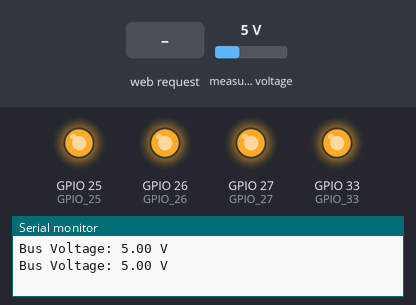
The sketch below on a simulated ESP32. On the bench: output pins drawn as LEDs (lit = HIGH), the last lines printed to the serial monitor. The inputs (shaded band) are chosen by the test bench; at power-on: measured voltage 5 V. WiFi joins after 1.5 s; servers stay silent unless stated.

Above: at 2.7 s.
2.8 s: HTTP request GET /toggle27 received
At 3.1 s:
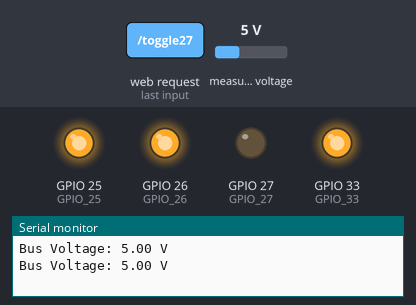
4.8 s: HTTP request GET /toggle26 received
At 5.2 s:
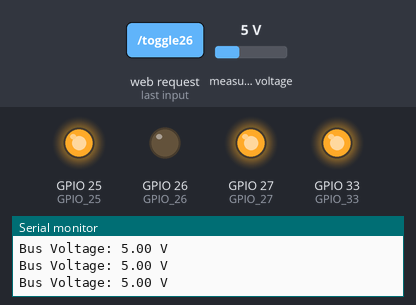
6.8 s: HTTP request GET /toggle33 received
At 7.3 s:
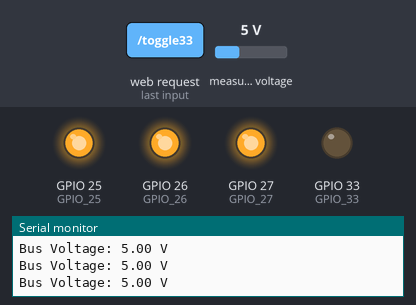
8.3 s: HTTP request GET /toggle25 received
At 9.5 s:
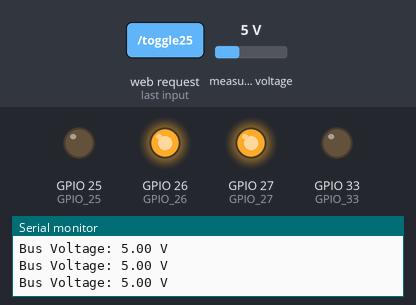
9.8 s: HTTP request GET /toggle27 received
At 10.2 s:
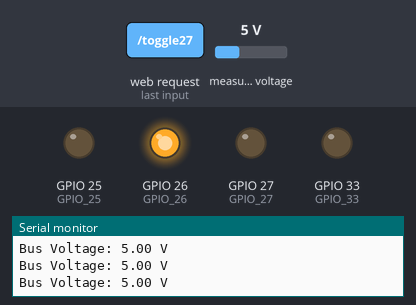
11.8 s: HTTP request GET /toggle26 received
At 12.2 s:
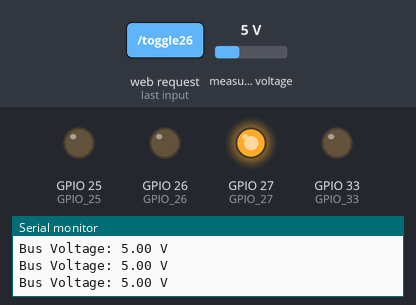
Timing chart, 0 to 14.8 s (numbered marks = the images above; inputs shaded):
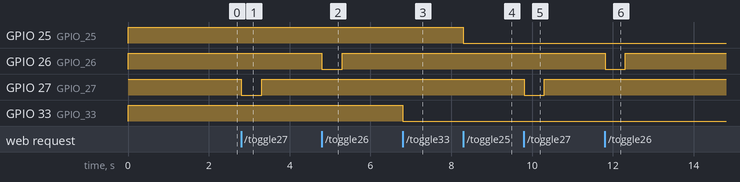

Measured:
- after the input at 2.8 s, GPIO 27 (GPIO_27): HIGH → LOW at once, → HIGH 0.50 s later
- after the input at 4.8 s, GPIO 26 (GPIO_26): HIGH → LOW at once, → HIGH 0.50 s later
- after the input at 6.8 s, GPIO 33 (GPIO_33): HIGH → LOW at once
- after the input at 8.3 s, GPIO 25 (GPIO_25): HIGH → LOW at once
- after the input at 9.8 s, GPIO 27 (GPIO_27): HIGH → LOW at once, → HIGH 0.50 s later
- after the input at 11.8 s, GPIO 26 (GPIO_26): HIGH → LOW at once, → HIGH 0.50 s later

The sketch:

SkripsiFlashGraphene.ino
```cpp
#include <WiFi.h>
#include <WebServer.h>
#include <Wire.h>
#include <Adafruit_INA219.h>

const char* ssid = "DarkBlue";
const char* password = "hstn137201";

WebServer server(80);

#define GPIO_27 27
#define GPIO_26 26
#define GPIO_33 33
#define GPIO_25 25

Adafruit_INA219 ina219;

bool state_27 = true;
bool state_26 = true;
bool state_33 = true;
bool state_25 = true;

float busVoltage = 0.0;

void handleRoot() {
  String html = "<!DOCTYPE html><html><head>";
  html += "<meta name=\"viewport\" content=\"width=device-width, initial-scale=1.0\">";
  html += "<style>body {font-family: Arial, sans-serif; text-align: center;}";
  html += "button {width: 90%; height: 100px; font-size: 24px; margin: 10px;}";
  html += ".on {background-color: green; color: white;}";
  html += ".off {background-color: red; color: white;}";
  html += ".warning {color: red; font-size: 36px; font-weight: bold; margin-top: 20px;}";
  html += "</style></head><body>";
  html += "<h1>Timothy Flash Graphene Control</h1>";
  html += "<button class=\"on\" onclick=\"location.href='/toggle27'\">Discharge #1</button>";
  html += "<button class=\"on\" onclick=\"location.href='/toggle26'\">Discharge #2</button>";
  html += "<button class=\"" + String(state_33 ? "on" : "off") + "\" onclick=\"location.href='/toggle33'\">Charge</button>";
  html += "<button class=\"" + String(state_25 ? "on" : "off") + "\" onclick=\"location.href='/toggle25'\">Bleed</button>";

  html += "<h2>Voltage: " + String(busVoltage, 2) + " V</h2>";

  if (busVoltage > 2.0) {
    html += "<div class=\"warning\">WARNING!<br>HIGH VOLTAGE!</div>";
  }

  html += "</body></html>";
  server.send(200, "text/html", html);
}

void togglePin(int pin, bool &state) {
  state = !state;
  digitalWrite(pin, state ? HIGH : LOW);
  handleRoot();
}

void pulsePin(int pin, bool &state) {
  digitalWrite(pin, LOW);
  handleRoot();
  delay(500);
  digitalWrite(pin, HIGH);
  handleRoot();
}

void TaskWebServer(void* pvParameters) {
  while (true) {
    server.handleClient();
    vTaskDelay(10 / portTICK_PERIOD_MS);
  }
}

void TaskReadVoltage(void* pvParameters) {
  while (true) {
    busVoltage = ina219.getBusVoltage_V();
    Serial.print("Bus Voltage: ");
    Serial.print(busVoltage);
    Serial.println(" V");
    vTaskDelay(1000 / portTICK_PERIOD_MS);
  }
}

void setup() {
  Serial.begin(115200);

  pinMode(GPIO_27, OUTPUT);
  pinMode(GPIO_26, OUTPUT);
  pinMode(GPIO_33, OUTPUT);
  pinMode(GPIO_25, OUTPUT);

  digitalWrite(GPIO_27, HIGH);
  digitalWrite(GPIO_26, HIGH);
  digitalWrite(GPIO_33, HIGH);
  digitalWrite(GPIO_25, HIGH);

  WiFi.begin(ssid, password);
  Serial.print("Connecting to WiFi");
  while (WiFi.status() != WL_CONNECTED) {
    delay(500);
    Serial.print(".");
  }
  Serial.println("\nConnected to WiFi");
  Serial.println("IP Address: " + WiFi.localIP().toString());

  if (!ina219.begin()) {
    Serial.println("Failed to find INA219 chip");
    while (1);
  }
  Serial.println("INA219 sensor initialized.");

  server.on("/", handleRoot);
  server.on("/toggle27", []() {
    pulsePin(GPIO_27, state_27);
  });
  server.on("/toggle26", []() {
    pulsePin(GPIO_26, state_26);
  });
  server.on("/toggle33", []() {
    togglePin(GPIO_33, state_33);
  });
  server.on("/toggle25", []() {
    togglePin(GPIO_25, state_25);
  });

  server.begin();
  Serial.println("Starting web server....");
  Serial.println("Web server started. You can access it via http://" + WiFi.localIP().toString());

  xTaskCreatePinnedToCore(
    TaskWebServer,
    "TaskWebServer",
    4096,
    NULL,
    1,
    NULL,
    1
  );

  xTaskCreatePinnedToCore(
    TaskReadVoltage,
    "TaskReadVoltage",
    4096,
    NULL,
    1,
    NULL,
    0
  );
}

void loop() {
  // Main loop does nothing since tasks handle everything
}
```
